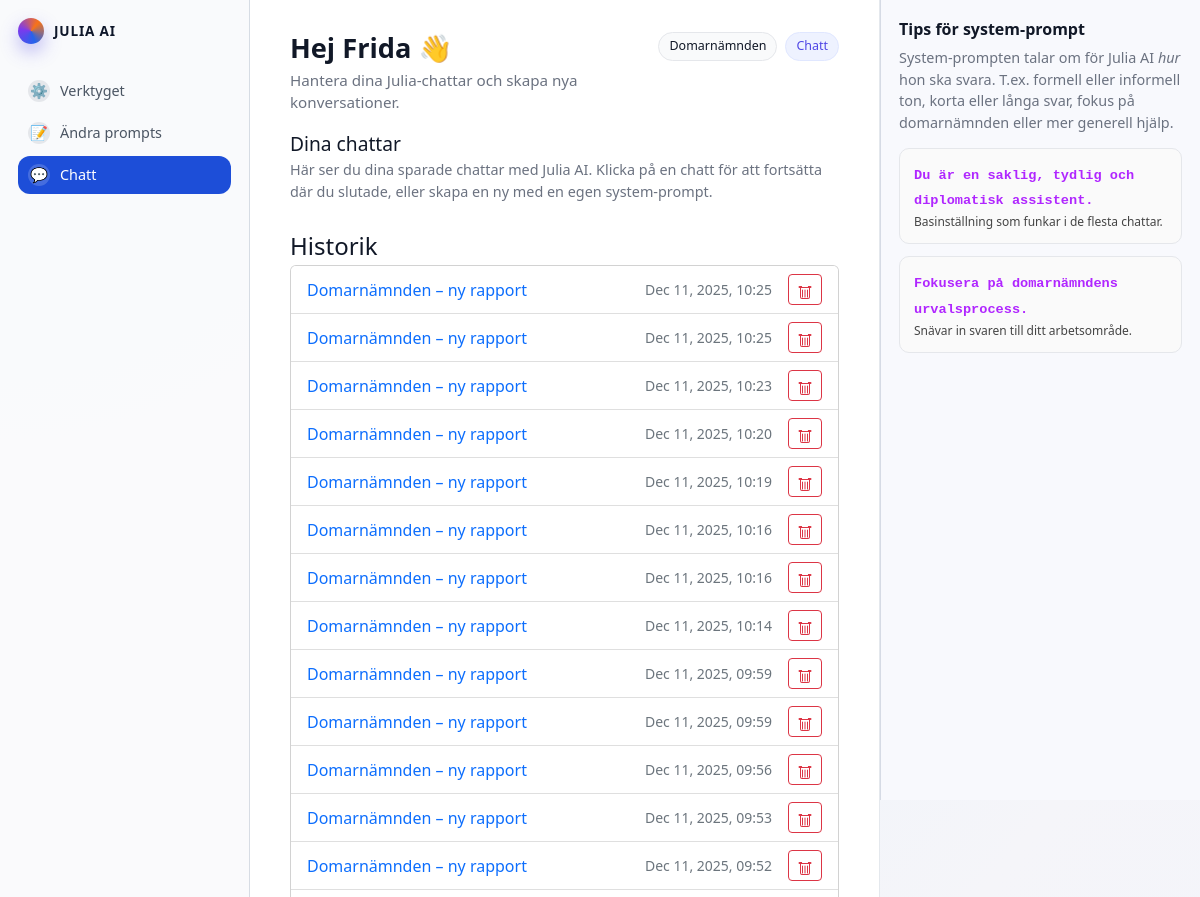
Before: /chat/ (signed in, upper part) with the older database file.
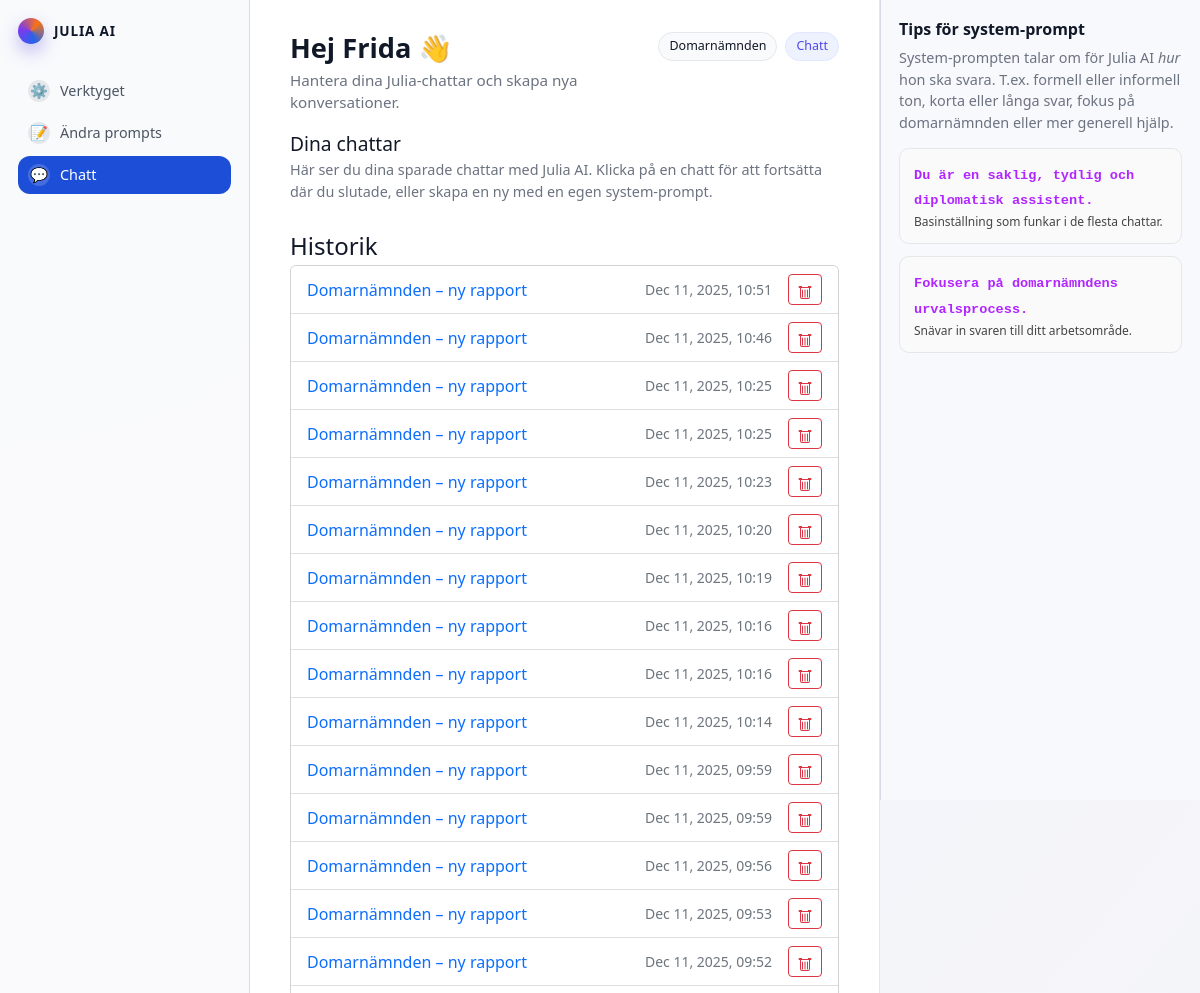
After: the same page with the newer database file.
### myapp/models.py (models this page shows, shortened)
class ChatSession(models.Model):
    user = models.ForeignKey(settings.AUTH_USER_MODEL, on_delete=models.CASCADE)
    title = models.CharField(max_length=200, default="Ny chatt")
    flow = models.CharField(max_length=50, blank=True, null=True)  # t.ex. "domarnamnden"
    step = models.PositiveSmallIntegerField(blank=True, null=True) # 1–10
    system_prompt = models.TextField(
        default=(
            "Du är en hjälpsam, saklig och diplomatisk assistent. "
            "Skriv tydligt och konkret, mild tonalitet, inga överdrifter."
        )
    )
    created_at = models.DateTimeField(auto_now_add=True)
    updated_at = models.DateTimeField(auto_now=True)

### myapp/views.py (the view, shortened to what this page needs)
# urls.py: path("chat/", views.chat_home, name="chat_home"),
@login_required
def chat_home(request):
    sessions = ChatSession.objects.filter(user=request.user).order_by("-updated_at")
    return render(request, "chat_home.html", {"sessions": sessions})

### templates/chat_home.html (shortened to what this page needs)
{% load static %}
<!DOCTYPE html>
<html lang="sv">
<head>
    <link href="https://cdn.jsdelivr.net/npm/bootstrap@5.2.3/dist/css/bootstrap.min.css" rel="stylesheet">
    <link rel="stylesheet" href="{% static 'css/style.css' %}">
</head>
<body id="page-top">
  <div class="app-shell">
    <aside class="sidebar">
      <div class="sidebar-brand">
        <span class="brand-dot"></span>
        <span class="brand-text">Julia AI</span>
      </div>
      <nav class="sidebar-nav">
        <a href="{% url 'index' %}" class="sidebar-link">
          <span class="sidebar-icon">⚙️</span>
          <span>Verktyget</span>
        </a>
        <a href="{% url 'prompt_editor' %}" class="sidebar-link">
          <span class="sidebar-icon">📝</span>
          <span>Ändra prompts</span>
        </a>
        <a href="{% url 'chat_home' %}" class="sidebar-link sidebar-link-active">
          <span class="sidebar-icon">💬</span>
          <span>Chatt</span>
        </a>
      </nav>
    </aside>
    <main class="main-area">
      <header class="page-header">
        <div>
          <h1>Hej {{ user.first_name|default:user.username }} 👋</h1>
          <p>Hantera dina Julia-chattar och skapa nya konversationer.</p>
        </div>
        <div class="page-header-meta">
          <span class="pill">Domarnämnden</span>
          <span class="pill pill-soft">Chatt</span>
        </div>
      </header>
      <section id="chat-home">
        <div class="adminui-layout">
          <div class="adminui-main">
            <div class="adminui-container">
              <h2 class="adminui-title" style="margin-top:0;">Dina chattar</h2>
              <p class="adminui-intro">
                Här ser du dina sparade chattar med Julia AI. Klicka på en chatt för att fortsätta där du slutade,
                eller skapa en ny med en egen system-prompt.
              </p>
              <div class="adminui-container" style="margin-bottom:32px;">
                <h3 class="adminui-subtitle">Historik</h3>
                <div class="card p-0">
                  <div class="list-group list-group-flush">
                    {% for s in sessions %}
                      <div class="list-group-item d-flex align-items-center gap-2">
                        <a class="flex-grow-1 text-decoration-none"
                           href="{% url 'chat_session' s.id %}">
                          {{ s.title }}
                        </a>
                        <small class="text-muted me-2">
                          {{ s.updated_at|date:"M j, Y, H:i" }}
                        </small>
                        <form action="{% url 'chat_delete' s.id %}" method="post"
                              onsubmit="return confirm('Ta bort denna chatt? Det går inte att ångra.');">
                          <button type="submit" class="btn btn-sm btn-outline-danger" title="Ta bort">
                          </button>
                        </form>
                      </div>
                    {% empty %}
                      <div class="list-group-item text-muted">Ingen historik ännu.</div>
                    {% endfor %}
                  </div>
                </div>
              </div>
            </div>
          </div>
        </div>
      </section>
    </main>
    <aside class="right-panel">
      <h3 class="assistant-title">Tips för system-prompt</h3>
      <p class="assistant-help adminui-intro">
        System-prompten talar om för Julia AI <em>hur</em> hon ska svara.
        T.ex. formell eller informell ton, korta eller långa svar,
        fokus på domarnämnden eller mer generell hjälp.
      </p>
      <div class="tag-box">
        <div class="tag-box-left">
          <code>Du är en saklig, tydlig och diplomatisk assistent.</code>
          <p>Basinställning som funkar i de flesta chattar.</p>
        </div>
      </div>
      <div class="tag-box">
        <div class="tag-box-left">
          <code>Fokusera på domarnämndens urvalsprocess.</code>
          <p>Snävar in svaren till ditt arbetsområde.</p>
        </div>
      </div>
    </aside>
  </div>
</body>
</html>

Changed rows visible on the page:
added ChatSession: title "Domarnämnden – ny rapport", updated_at "Dec 11, 2025, 10:51"
added ChatSession: title "Domarnämnden – ny rapport", updated_at "Dec 11, 2025, 10:46"
